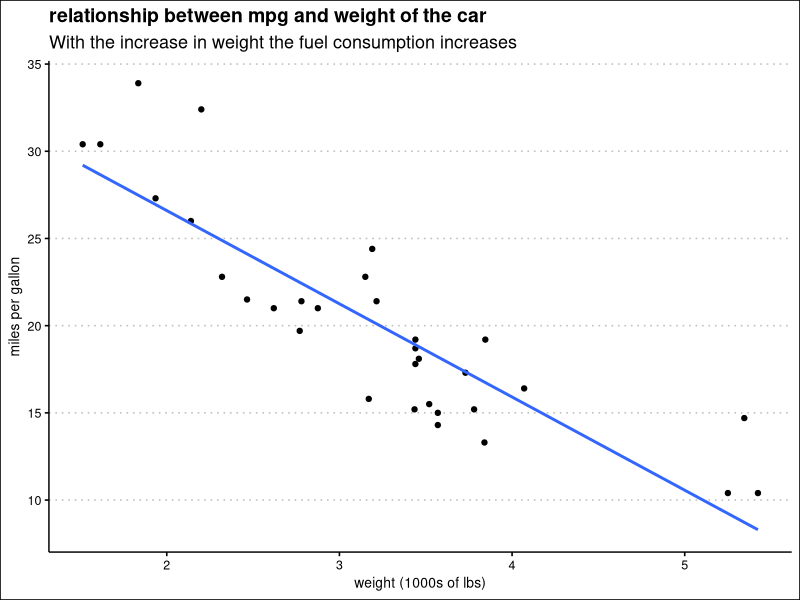
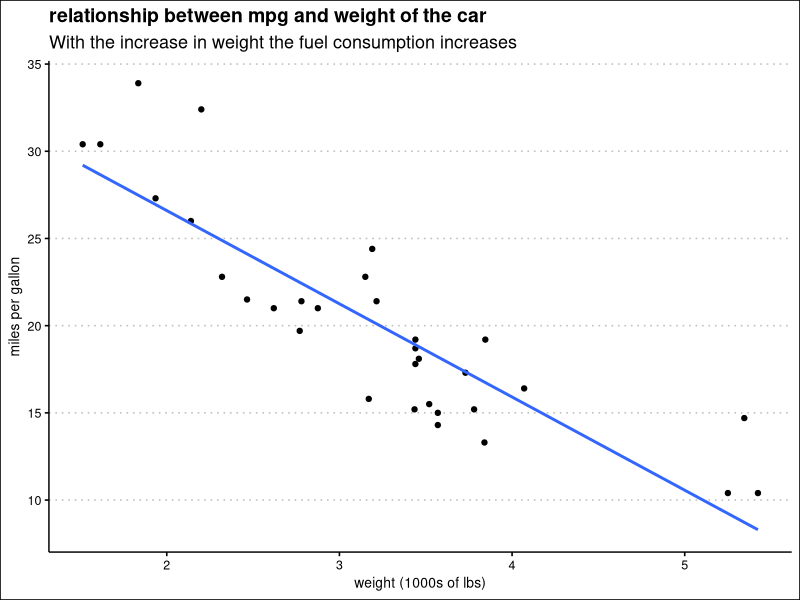

These charts were generated, in order, by the following R code:
## ---- chunk 1
#| include: false
library(tidyverse)
library(ggthemes)
## ---- chunk 2
#| echo: false
#| output: false


mtcars %>% select(wt, mpg) %>% ggplot(.)+aes(wt,mpg)+
geom_point()+geom_smooth(method='lm', formula = y~x, se=F)+theme_clean()+
labs(title = 'relationship between mpg and weight of the car',
x='weight (1000s of lbs)',y='miles per gallon', subtitle = 'With the increase in weight the fuel consumption increases')

## ---- chunk 3
#| echo: false
#| label: car-plot


mtcars %>% select(wt, mpg) %>% ggplot(.)+aes(wt,mpg)+
geom_point()+geom_smooth(method='lm', formula = y~x, se=F)+theme_clean()+
labs(title = 'relationship between mpg and weight of the car',
x='weight (1000s of lbs)',y='miles per gallon', subtitle = 'With the increase in weight the fuel consumption increases')
